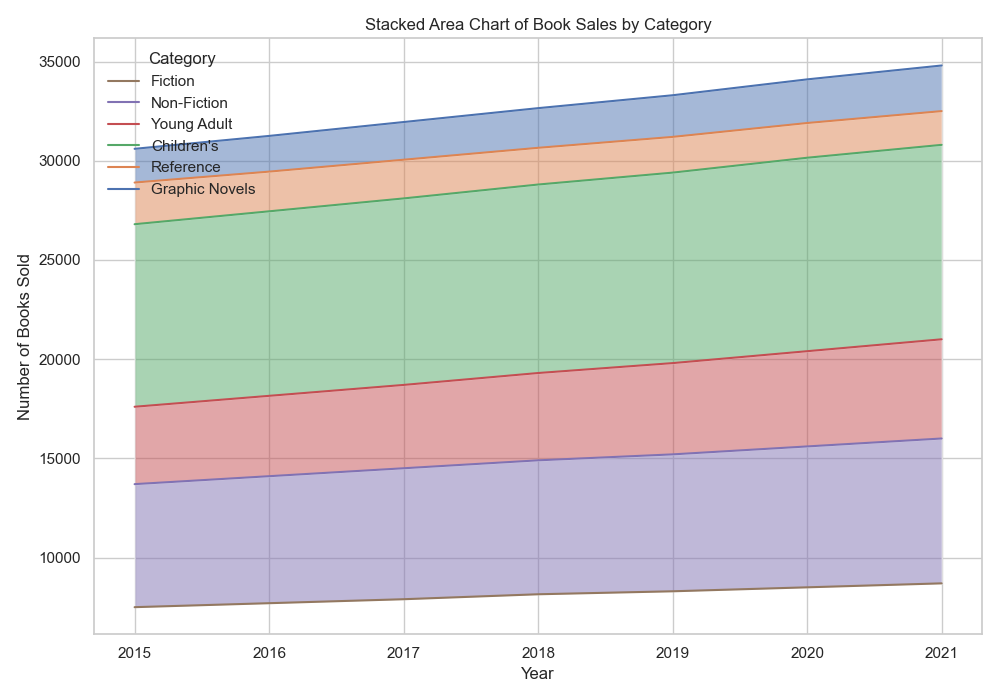

The Python source for this figure:

import pandas as pd
import seaborn as sns
import matplotlib.pyplot as plt

# Data
data = [
    {'Year': 2015, 'Fiction': 7500, 'Non-Fiction': 6200, 'Young Adult': 3900, "Children's": 9200, 'Reference': 2100, 'Graphic Novels': 1700},
    {'Year': 2016, 'Fiction': 7700, 'Non-Fiction': 6400, 'Young Adult': 4050, "Children's": 9300, 'Reference': 2000, 'Graphic Novels': 1800},
    {'Year': 2017, 'Fiction': 7900, 'Non-Fiction': 6600, 'Young Adult': 4200, "Children's": 9400, 'Reference': 1950, 'Graphic Novels': 1900},
    {'Year': 2018, 'Fiction': 8150, 'Non-Fiction': 6750, 'Young Adult': 4400, "Children's": 9500, 'Reference': 1850, 'Graphic Novels': 2000},
    {'Year': 2019, 'Fiction': 8300, 'Non-Fiction': 6900, 'Young Adult': 4600, "Children's": 9600, 'Reference': 1800, 'Graphic Novels': 2100},
    {'Year': 2020, 'Fiction': 8500, 'Non-Fiction': 7100, 'Young Adult': 4800, "Children's": 9750, 'Reference': 1750, 'Graphic Novels': 2200},
    {'Year': 2021, 'Fiction': 8700, 'Non-Fiction': 7300, 'Young Adult': 5000, "Children's": 9800, 'Reference': 1700, 'Graphic Novels': 2300}
]

# Create a dataframe
df = pd.DataFrame(data)

# Set Year as index
df.set_index('Year', inplace=True)

# Accumulate data for stacking
df_accumulated = df.cumsum(axis=1)

# Start the plot
sns.set(style="whitegrid")
plt.figure(figsize=(10, 7))

# List of categories (reversed for stacking purposes)
categories = df.columns[::-1]

# Plot each category
for i, category in enumerate(categories):
    sns.lineplot(data=df_accumulated, x=df_accumulated.index, y=category, label=category, sort=False)

# Fill the area between the lines
for i, category in enumerate(categories[:-1]):
    plt.fill_between(df_accumulated.index, df_accumulated[category], df_accumulated[categories[i + 1]], alpha=0.5)

# Optional: reverse legend order
handles, labels = plt.gca().get_legend_handles_labels()
plt.legend(reversed(handles), reversed(labels), title='Category', loc='upper left')

# Optional: add titles and labels
plt.title('Stacked Area Chart of Book Sales by Category')
plt.xlabel('Year')
plt.ylabel('Number of Books Sold')

# Show the plot
plt.tight_layout()
plt.show()
